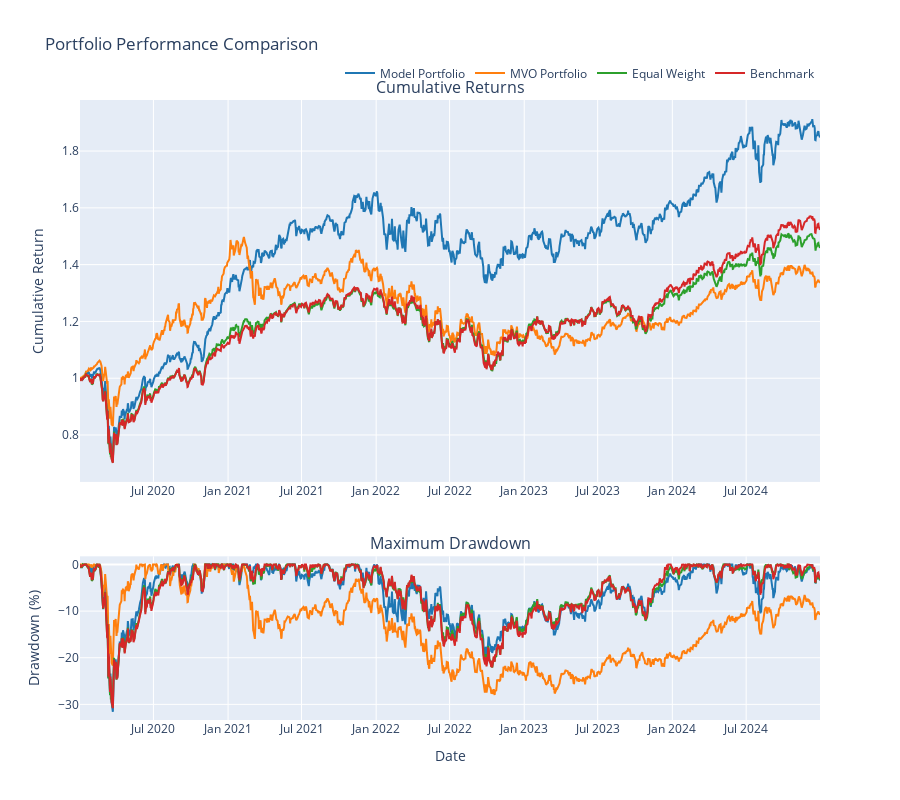

This figure's notebook cell:
### Code cell
# Plotting
fig = make_subplots(
    rows=2, cols=1,
    subplot_titles=('Cumulative Returns', 'Maximum Drawdown'),
    vertical_spacing=0.12,
    row_heights=[0.7, 0.3]
)

colors = ['#1f77b4', '#ff7f0e', '#2ca02c', '#d62728']

# Plot cumulative returns
for i, (name, returns) in enumerate(portfolio_returns.items()):
    #if name != 'Benchmark':
    cumulative_returns = (1 + returns).cumprod()
    fig.add_trace(
        go.Scatter(
            x=cumulative_returns.index,
            y=cumulative_returns.values,
            mode='lines',
            name=name,
            line=dict(color=colors[i], width=2),
            showlegend=True
        ),
        row=1, col=1
    )

# Plot drawdowns
for i, (name, returns) in enumerate(portfolio_returns.items()):
#if name != 'Benchmark':
    cumulative = (1 + returns).cumprod()
    rolling_max = cumulative.expanding().max()
    drawdown = (cumulative - rolling_max) / rolling_max * 100
    
    fig.add_trace(
        go.Scatter(
            x=drawdown.index,
            y=drawdown.values,
            mode='lines',
            name=name,
            line=dict(color=colors[i], width=2),
            showlegend=False
        ),
        row=2, col=1
    )

# Update layout
fig.update_layout(
    title='Portfolio Performance Comparison',
    height=800,
    hovermode='x unified',
    legend=dict(
        orientation="h",
        yanchor="bottom",
        y=1.02,
        xanchor="right",
        x=1
    )
)

fig.update_xaxes(title_text="Date", row=2, col=1)
fig.update_yaxes(title_text="Cumulative Return", row=1, col=1)
fig.update_yaxes(title_text="Drawdown (%)", row=2, col=1)

fig.show()

# # Save the plot to a file
# fig.write_html(f'data_analysis/DA_Results/{pe_type}/pic/L2_performance_{pe_type}_temp_{n_temp}_run_{no}.html')
# # save image to file
# fig.write_image(f'data_analysis/DA_Results/{pe_type}/pic/L2_performance_{pe_type}_temp_{n_temp}_run_{no}.png')

### Figure 1 — Plotly figure (JSON) as saved in the notebook; plotly's stock layout.template omitted (floating-point values rounded to 4 significant figures; data arrays with more than 128 entries replaced by an {"elided": "..."} marker saying what was removed)
{"data": [{"line": {"color": "#1f77b4", "width": 2}, "mode": "lines", "name": "Model Portfolio", "showlegend": true, "type": "scatter", "x": {"elided": "1257 str values"}, "xaxis": "x", "y": {"elided": "1257 float values"}, "yaxis": "y"}, {"line": {"color": "#ff7f0e", "width": 2}, "mode": "lines", "name": "MVO Portfolio", "showlegend": true, "type": "scatter", "x": {"elided": "1257 str values"}, "xaxis": "x", "y": {"elided": "1257 float values"}, "yaxis": "y"}, {"line": {"color": "#2ca02c", "width": 2}, "mode": "lines", "name": "Equal Weight", "showlegend": true, "type": "scatter", "x": {"elided": "1257 str values"}, "xaxis": "x", "y": {"elided": "1257 float values"}, "yaxis": "y"}, {"line": {"color": "#d62728", "width": 2}, "mode": "lines", "name": "Benchmark", "showlegend": true, "type": "scatter", "x": {"elided": "1257 str values"}, "xaxis": "x", "y": {"elided": "1257 float values"}, "yaxis": "y"}, {"line": {"color": "#1f77b4", "width": 2}, "mode": "lines", "name": "Model Portfolio", "showlegend": false, "type": "scatter", "x": {"elided": "1257 str values"}, "xaxis": "x2", "y": {"elided": "1257 float values"}, "yaxis": "y2"}, {"line": {"color": "#ff7f0e", "width": 2}, "mode": "lines", "name": "MVO Portfolio", "showlegend": false, "type": "scatter", "x": {"elided": "1257 str values"}, "xaxis": "x2", "y": {"elided": "1257 float values"}, "yaxis": "y2"}, {"line": {"color": "#2ca02c", "width": 2}, "mode": "lines", "name": "Equal Weight", "showlegend": false, "type": "scatter", "x": {"elided": "1257 str values"}, "xaxis": "x2", "y": {"elided": "1257 float values"}, "yaxis": "y2"}, {"line": {"color": "#d62728", "width": 2}, "mode": "lines", "name": "Benchmark", "showlegend": false, "type": "scatter", "x": {"elided": "1257 str values"}, "xaxis": "x2", "y": {"elided": "1257 float values"}, "yaxis": "y2"}], "layout": {"annotations": [{"font": {"size": 16}, "showarrow": false, "text": "Cumulative Returns", "x": 0.5, "xanchor": "center", "xref": "paper", "y": 1, "yanchor": "bottom", "yref": "paper"}, {"font": {"size": 16}, "showarrow": false, "text": "Maximum Drawdown", "x": 0.5, "xanchor": "center", "xref": "paper", "y": 0.264, "yanchor": "bottom", "yref": "paper"}], "height": 800, "hovermode": "x unified", "legend": {"orientation": "h", "x": 1, "xanchor": "right", "y": 1.02, "yanchor": "bottom"}, "title": {"text": "Portfolio Performance Comparison"}, "xaxis": {"anchor": "y", "domain": [0, 1]}, "xaxis2": {"anchor": "y2", "domain": [0, 1], "title": {"text": "Date"}}, "yaxis": {"anchor": "x", "domain": [0.384, 1], "title": {"text": "Cumulative Return"}}, "yaxis2": {"anchor": "x2", "domain": [0, 0.264], "title": {"text": "Drawdown (%)"}}}}
